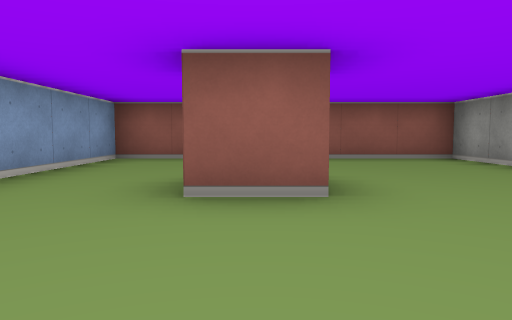
View 1 (above)

15 first-person views from a walk through a cub3D level. The camera is about half as high as the walls, tilts 4° down and sees 70° across. The floor is counted in squares. Each view is taken from the middle of a square. On the plan, view 1 faces up. The plan holds only what a view shows up to about 9 squares ahead; the rest is blank.

View 2
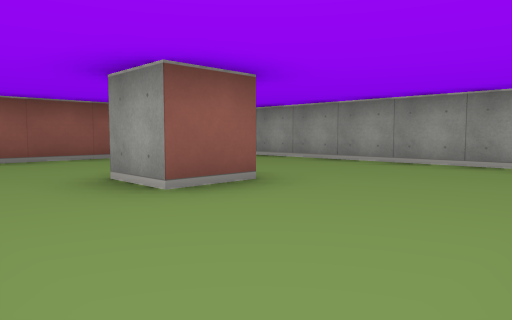

View 3
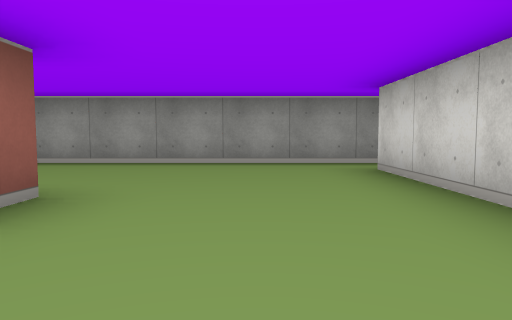

View 4
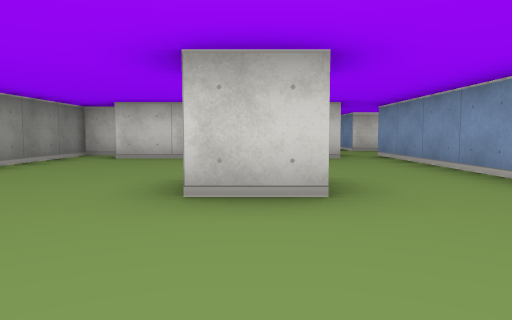

View 5
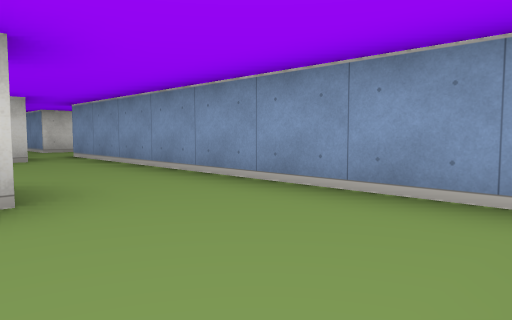

View 6
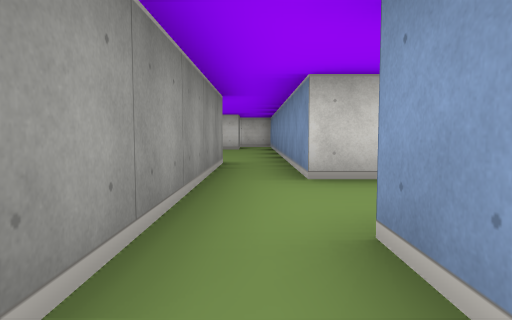

View 7
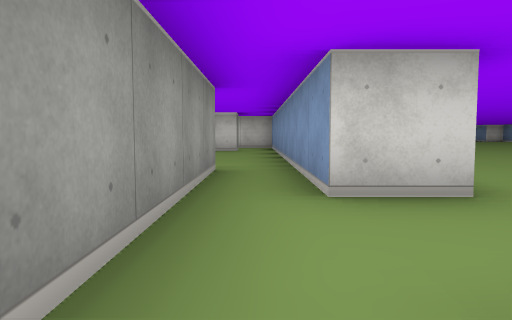

View 8
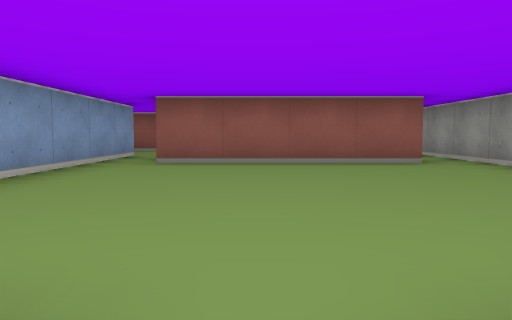

View 9
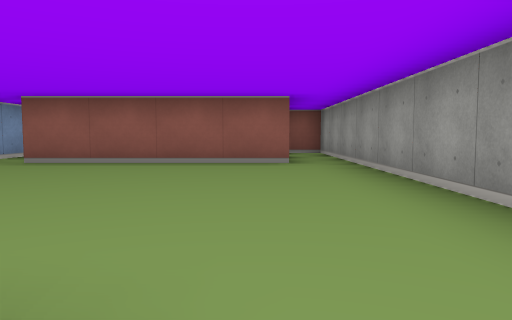

View 10
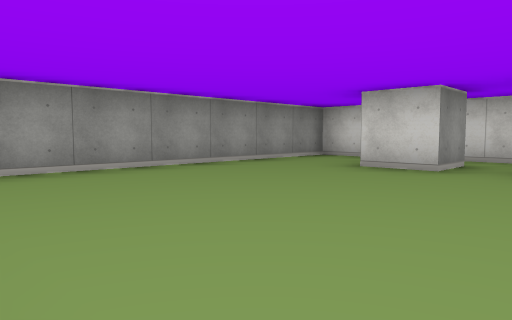

View 11
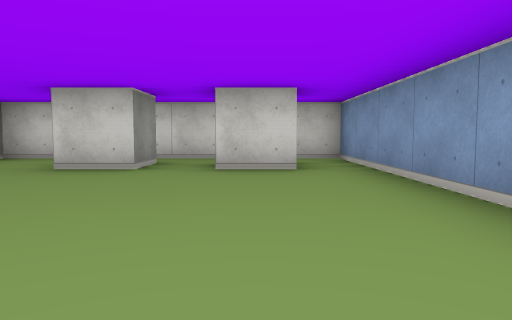

View 12
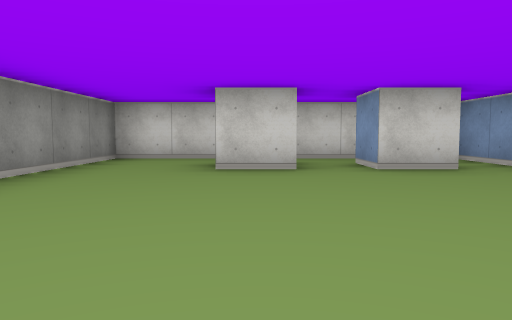

View 13
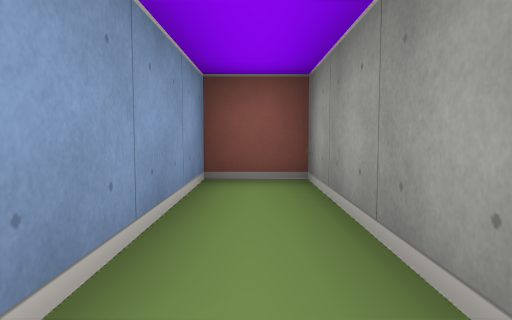

View 14
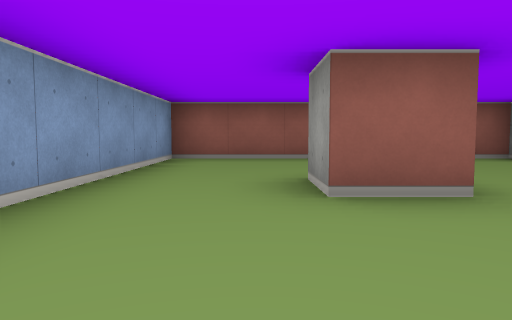

View 15
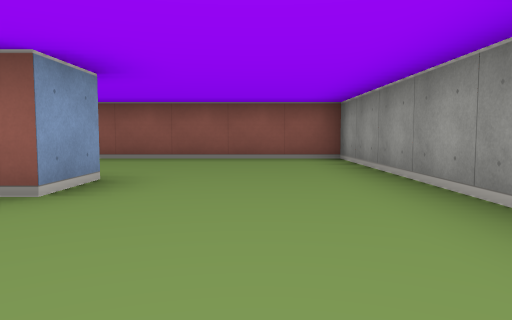

### Floor plan
Points are (right, up) in squares from view 1. A wall is a line through its corners. A room is listed if a view was taken in it or the views show most of it. See-through windows are left out.
Room 1 (views 1, 2, 3, 4, 5, 6, 14, 15)
walls: (0.5, 2.5) (-0.5, 2.5) (-0.5, 3.5) (0.5, 3.5) (0.5, 2.5); (-1.5, -0.5) (2.5, -0.5); (2.9, -1.5) (3.5, -1.5) (3.5, 6.5) (-2.5, 6.5) (-2.5, -0.5)
ways out: opening at (-2, -1) to room 2
Room 2 (view 7)
walls: (-2.5, -3.5) (-2.5, -5.5); (-2.5, -0.5) (-2.5, -1.5); (-1.5, -5.5) (-1.5, -0.5)
ways out: opening at (-2, -1) to room 1; opening at (-2, -4.5) to room 3; opening at (-3, -2.5)
Room 3 (views 8, 9, 10, 11, 12, 13)
walls: (0.5, -11.6) (0.5, -10.5) (1.5, -10.5); (-1.6, -10.5) (-0.5, -10.5) (-0.5, -11.5); (-2.5, -5.5) (-2.5, -12.5) (3.5, -12.5) (3.5, -2.5) (2.5, -2.5) (2.5, -5.5) (-1.5, -5.5)
ways out: opening at (-2, -4.5) to room 2

Positions as (right, up) in squares from view 1, and headings:
1: (0, 0), facing up
2: (-2, 0), facing up-right
3: (-2, 1), facing right
4: (0, 6), facing down
5: (0, 6), facing down-left
6: (-2, 0), facing down
7: (-2, -1), facing down
8: (0, -11), facing up
9: (2, -11), facing up
10: (-1, -6), facing down-right
11: (-1, -6), facing down
12: (1, -6), facing down
13: (3, -6), facing up
14: (-1, 0), facing up
15: (2, 0), facing up
